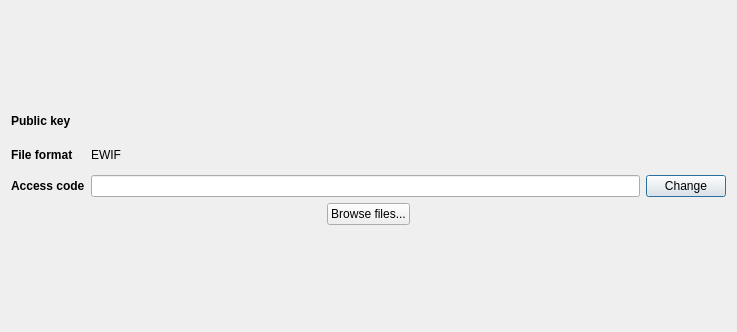
<?xml version="1.0" encoding="UTF-8"?>
<ui version="4.0">
 <class>WalletSaveDialog</class>
 <widget class="QDialog" name="WalletSaveDialog">
  <property name="geometry">
   <rect>
    <x>0</x>
    <y>0</y>
    <width>737</width>
    <height>332</height>
   </rect>
  </property>
  <property name="windowTitle">
   <string>Save wallet</string>
  </property>
  <layout class="QVBoxLayout" name="verticalLayout">
   <item alignment="Qt::AlignHCenter">
    <widget class="QLabel" name="label">
     <property name="maximumSize">
      <size>
       <width>200</width>
       <height>200</height>
      </size>
     </property>
     <property name="text">
      <string/>
     </property>
     <property name="pixmap">
      <pixmap resource="../../icons/tikka.slots.pyqt.resources.icons.index.qrc">:/images/keys.png</pixmap>
     </property>
     <property name="scaledContents">
      <bool>true</bool>
     </property>
    </widget>
   </item>
   <item>
    <layout class="QGridLayout" name="gridLayout">
     <item row="0" column="0">
      <widget class="QLabel" name="public_key_label">
       <property name="font">
        <font>
         <weight>75</weight>
         <bold>true</bold>
        </font>
       </property>
       <property name="text">
        <string>Public key</string>
       </property>
      </widget>
     </item>
     <item row="2" column="1">
      <widget class="QLineEdit" name="acces_code_line_edit">
       <property name="text">
        <string/>
       </property>
       <property name="alignment">
        <set>Qt::AlignCenter</set>
       </property>
       <property name="readOnly">
        <bool>true</bool>
       </property>
      </widget>
     </item>
     <item row="1" column="0">
      <widget class="QLabel" name="file_format_label">
       <property name="font">
        <font>
         <weight>75</weight>
         <bold>true</bold>
        </font>
       </property>
       <property name="text">
        <string>File format</string>
       </property>
      </widget>
     </item>
     <item row="2" column="0">
      <widget class="QLabel" name="access_code_label">
       <property name="font">
        <font>
         <weight>75</weight>
         <bold>true</bold>
        </font>
       </property>
       <property name="text">
        <string>Access code</string>
       </property>
      </widget>
     </item>
     <item row="0" column="1">
      <widget class="QLabel" name="public_key_value_label">
       <property name="text">
        <string/>
       </property>
      </widget>
     </item>
     <item row="1" column="1">
      <widget class="QLabel" name="file_format_value_label">
       <property name="text">
        <string>EWIF</string>
       </property>
      </widget>
     </item>
     <item row="2" column="2" alignment="Qt::AlignLeft">
      <widget class="QPushButton" name="change_button">
       <property name="text">
        <string>Change</string>
       </property>
       <property name="icon">
        <iconset resource="../../icons/tikka.slots.pyqt.resources.icons.index.qrc">
         <normaloff>:/icons/refresh_icon</normaloff>:/icons/refresh_icon</iconset>
       </property>
      </widget>
     </item>
    </layout>
   </item>
   <item alignment="Qt::AlignHCenter">
    <widget class="QPushButton" name="browse_files_button">
     <property name="text">
      <string>Browse files...</string>
     </property>
    </widget>
   </item>
   <item alignment="Qt::AlignHCenter">
    <widget class="QLabel" name="error_label">
     <property name="styleSheet">
      <string notr="true">color: red;</string>
     </property>
     <property name="text">
      <string/>
     </property>
    </widget>
   </item>
  </layout>
 </widget>
 <resources>
  <include location="../../icons/tikka.slots.pyqt.resources.icons.index.qrc"/>
  <include location="../../icons/tikka.slots.pyqt.resources.icons.index.qrc"/>
 </resources>
 <connections/>
</ui>
